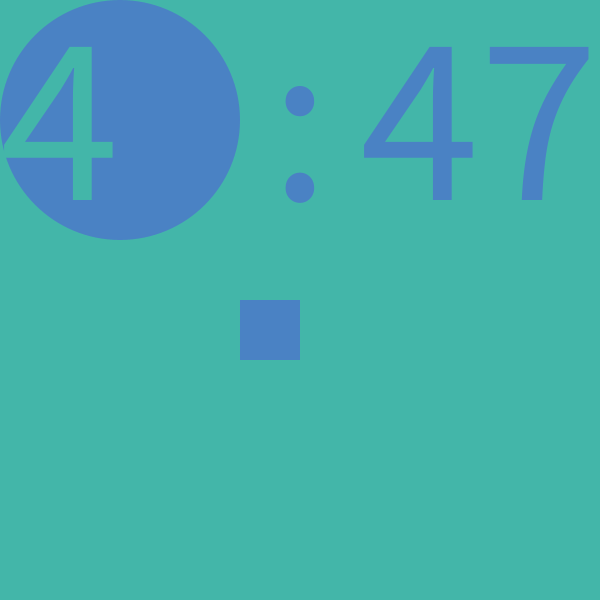
Frame 1 (no input)
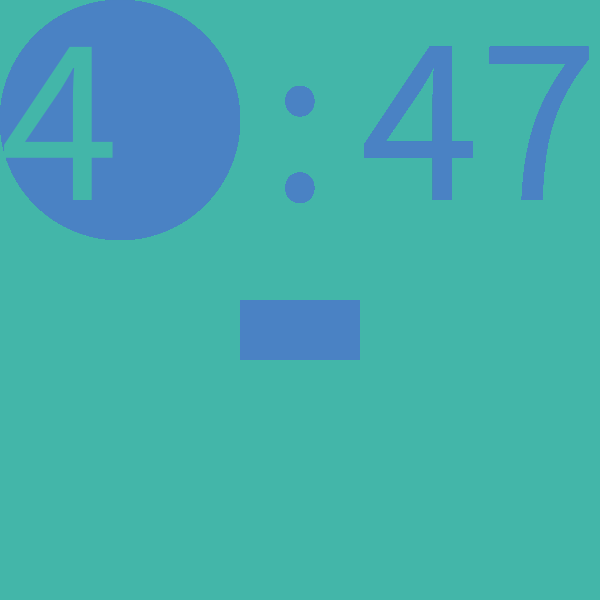
Frame 60 (the mouse pressed at the canvas centre just before this capture)
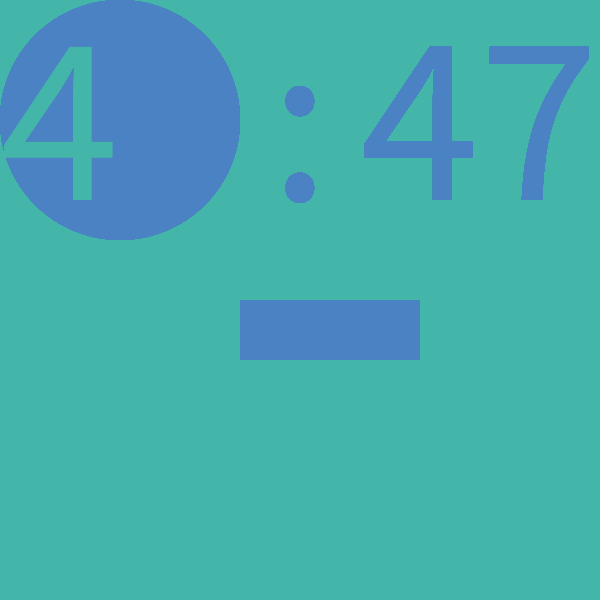
Frame 120 (the mouse held since frame 60 and released just before this capture)

The Processing sketch that drew these frames (run headless with seeded random() and noise(); from frame 60 on, the mouse is pressed at the canvas centre):

// Processing sketch: clock
// ── clock.pde
color[] colors = {#4A82C4, #43B6A9};
int color_idx = 0;
int is_switch = 0;

void setup() {
  size(600, 600);
  background(colors[color_idx^1]);
  noStroke();
}

void draw() {
  if((second() == 0) && (is_switch == 1)) {
    fill(colors[color_idx]);
    color_idx = color_idx^1;
    is_switch = 0;
    rect(0, 0, width, height);
  }
  if((second() == 59) && (is_switch == 0)) {
    is_switch = 1;
  }
  // hour
  fill(colors[color_idx]);
  ellipse(120, 120, 240, 240);
  fill(colors[color_idx^1]);
  textSize(240);
  text(hour(), 0, 200);
  // :
  fill(colors[color_idx]);
  text(":", 270, 200);
  // minute
  fill(colors[color_idx]);
  text(minute(), 360, 200);
  // second
  int x = (second()+10)%10*60;
  int y = 240+second()/10*60;
  fill(colors[color_idx]);
  rect(x, y, 60, 60);
}
